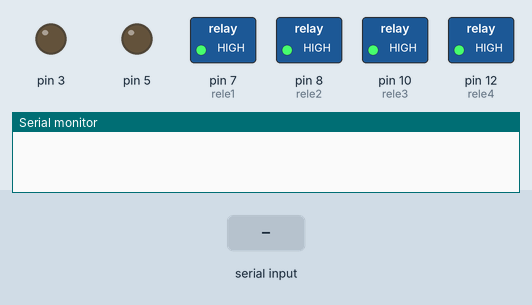
Recording of a sketch running on a simulated Arduino Uno, built with avr-gcc and run on an emulated ATmega328P. On the bench: switched loads named in the sketch (green lamp = pin HIGH), output pins drawn as LEDs (lit = HIGH), the last lines printed to the serial monitor. The inputs (shaded band) are chosen by the test bench.

Above: at 1.2 s.
1.3 s: "U" received over Serial
At 2.6 s:
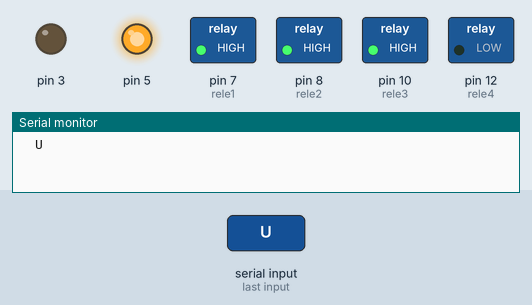
3.3 s: "D" received over Serial
At 4.1 s:
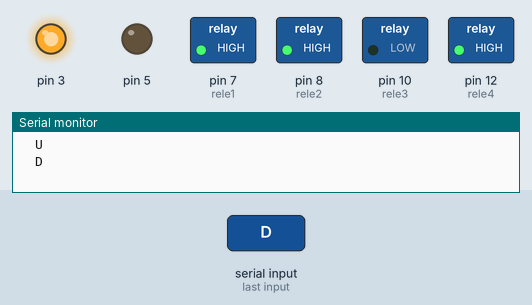
Timing chart, 0 to 6.3 s (numbered marks = the images above; inputs shaded):
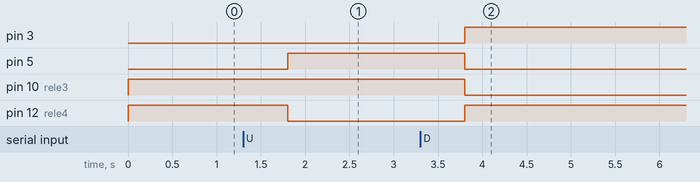

Measured:
- after the input at 1.3 s, pin 5: LOW → HIGH after 0.50 s; pin 12 (rele4): HIGH → LOW after 0.50 s
- after the input at 3.3 s, pin 3, pin 12 (rele4): LOW → HIGH after 0.50 s; pin 5, pin 10 (rele3): HIGH → LOW after 0.50 s

The sketch:

POMTE.ino
```cpp
#include<dht11.h>

dht11 sensor;
int rele1 = 7;
int rele2 = 8;
int rele3 = 10;
int rele4 = 12;
int Left = 3;
int Right = 5;

void setup()
{
  Serial.begin(9600);
  pinMode(3, OUTPUT);
  pinMode(5, OUTPUT);
  pinMode(7, OUTPUT);
  pinMode(8, OUTPUT);
  pinMode(10, OUTPUT);
  pinMode(12,OUTPUT);


  digitalWrite(rele1, HIGH);
  digitalWrite(rele2, HIGH);
  digitalWrite(rele3, HIGH);
  digitalWrite(rele4, HIGH);
}

void loop()
{
  if (Serial.available())
  {

    int c = Serial.read();

    if (c == 'U')
    {
      delay(500);

      digitalWrite(rele3, HIGH);
      digitalWrite(3, LOW);
      digitalWrite(rele4, LOW);
      digitalWrite(5, HIGH);
      Serial.println("  U  ");

    }
     if (c == 'D')
    {
      delay(500);
      digitalWrite(5, LOW);
      digitalWrite(rele4, HIGH);
      digitalWrite(rele3, LOW);
      digitalWrite(3, HIGH);

      Serial.println("  D  ");

     if (c == 'P')
    {
      digitalWrite(rele1, HIGH);
      digitalWrite(rele2, HIGH);
      digitalWrite(rele3, HIGH);
      digitalWrite(rele4, HIGH);
      digitalWrite(3, LOW);
      digitalWrite(5, LOW);
  }
    }}}
```
